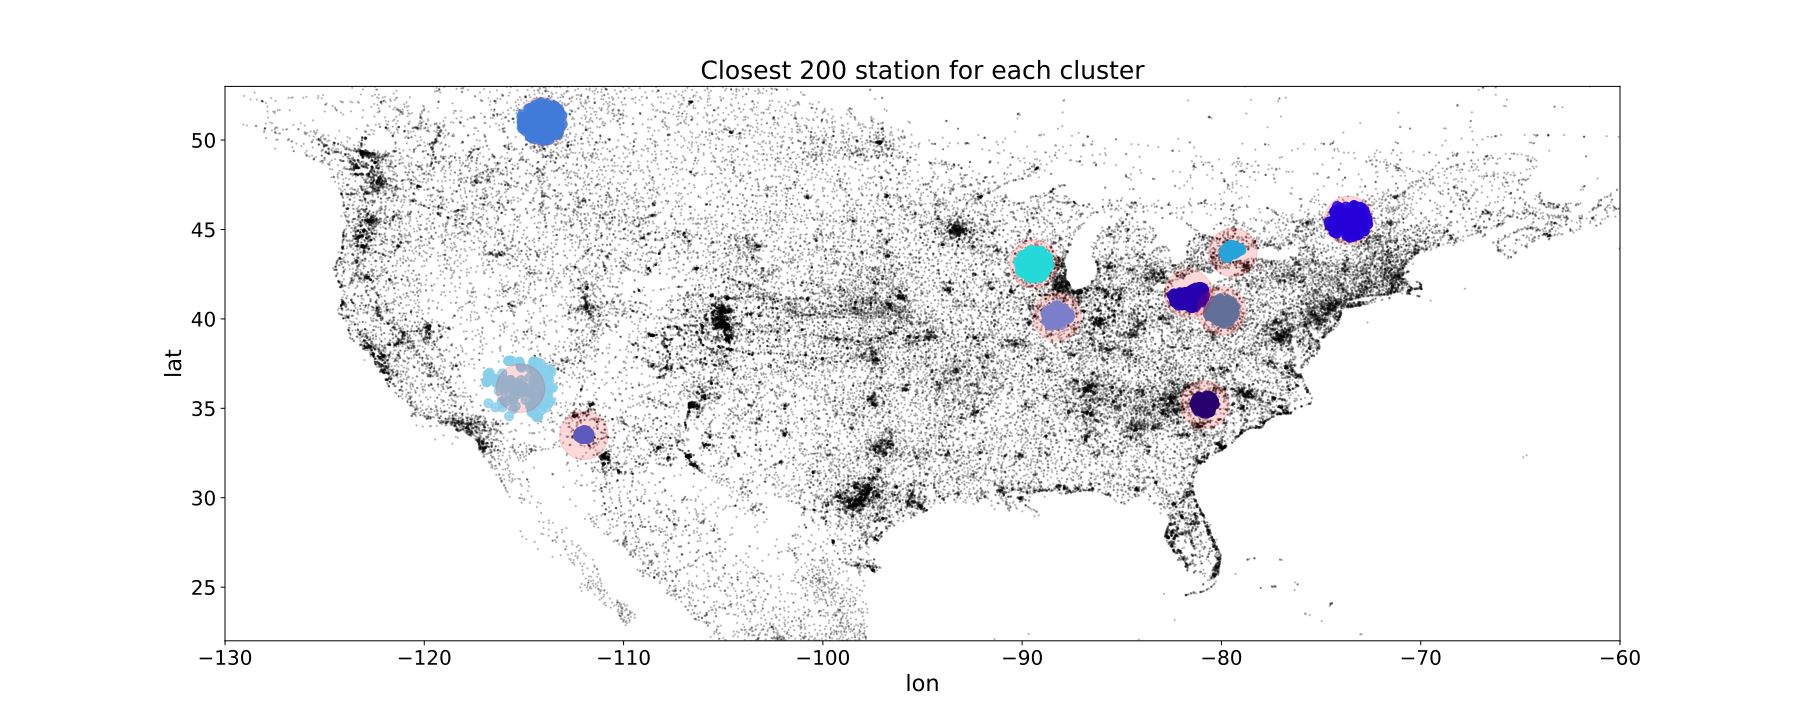

Generate this figure with Python:
import os
import sys
import pandas as pd
import numpy as np
import matplotlib.pyplot as plt

module_path = os.path.abspath(os.path.join('..'))
if module_path not in sys.path:
    sys.path.append(module_path)

from src.database_handler import DatabaseHandler  # wrong-import-position: ignore
from src.utils import timer  # wrong-import-position: ignore

# Default code for pretty graphs
# Generierung der Allgemeinen Größen für Beschriftung und Diagramme:


def define_plot_styles():
    ls_head = 20  # Überschrift
    ls_axis = 18  # x/y-Beschriftung
    ls_font = 16  # Schrif (zB .text)
    ls_label = 16  # Werte x/y-Achse
    ls_legend = 16  # Schriftgröße der Legende
    figsize = (20, 8)
    alphalegend = 0.9
    s_dpi = 300

    # Übergabe in ein Dict und anschließend aktualisieren der Parameter
    rc = {'figure.figsize': figsize,
          'legend.framealpha': alphalegend,
          'axes.labelsize': ls_axis, 'font.size': ls_font, 'legend.fontsize': ls_legend,
          'axes.titlesize': ls_head, 'xtick.labelsize': ls_label, 'ytick.labelsize': ls_label,
          'grid.color': 'k', 'grid.linestyle': '--',
          "savefig.dpi": s_dpi, "savefig.format": 'svg'}
    plt.rcParams.update(**rc)


define_plot_styles()
COLORS = [
    "deepskyblue",
    "skyblue",
    "steelblue",
    "dodgerblue",
    "royalblue",
    "cornflowerblue",
    "navy",
    "blue",
    "mediumblue",
    "aqua",
]


def calculate_distance(x, lon, lat):
    lon_s = x["lon"]
    lat_s = x["lat"]
    distance = np.sqrt(float((lon_s - lon)**2 + (lat_s - lat)**2))
    return distance


def calculate_quality(x):
    sqrt_days = x["sqrt_days"]
    distance = x["distance"]
    return sqrt_days / distance**2


class WeatherLinker:
    """Class to generate the quality of each station to the clustes

    Args:
        n_closest (int, optional): Number of closest station to get. Defaults to 100.
        n_best (int, optional): Number of ordered best station to get. Defaults to 5.
    """

    def __init__(self, n_closest: int = 100, n_best: int = 5):
        self.__handler = DatabaseHandler()
        self.__query = self.__handler.querry_database
        self.__insert_many = self.__handler.insert_many
        self.best_station_data = {}
        self.closest_station_data = {}
        self.weather_df = self.__get_weather_data()
        self.cluster_df = self.__get_cluster_data()
        self.station_df = self.__get_station_data()
        self.n_closest = n_closest
        self.n_best = n_best
        print("Ready to go!")

    def __get_weather_data(self) -> pd.DataFrame:
        sql = """select lat, lon, name, a.sid, days
                from stationdata as a inner join
                (select sid, count(*) as days from weather where date >= '2004-01-01' group by sid) as b
                on a.sid = b.sid"""
        col = ["lat", "lon", "name", "sid", "days"]
        data = self.__query(sql)
        df_data = pd.DataFrame(data, columns=col)
        df_data["sqrt_days"] = df_data["days"].apply(np.sqrt)
        return df_data

    def __get_cluster_data(self) -> pd.DataFrame:
        sql = "select clusterid, lon, lat, clustername from cluster"
        col = ["clusterid", "lon", "lat", "clustername"]
        data = self.__query(sql)
        return pd.DataFrame(data, columns=col)

    def __get_station_data(self) -> pd.DataFrame:
        sql = "select sid, lon, lat from stationdata"
        col = ["sid", "lon", "lat"]
        data = self.__query(sql)
        return pd.DataFrame(data, columns=col)

    @timer
    def generate_closest_stations(self):
        """Calculate the clostest n station based on n_closest"""
        print(f"Getting the closest {self.n_closest} station for each cluster for all stations")
        for _, row in self.cluster_df.iterrows():
            clusterid = row["clusterid"]
            agg_df = self.station_df.copy()
            agg_df["distance"] = agg_df.apply(calculate_distance, axis=1, args=(row["lon"], row["lat"]))
            result_df = agg_df.sort_values(by=['distance'], ascending=True).iloc[:self.n_closest].copy()
            self.closest_station_data[clusterid] = result_df

    @timer
    def generate_best_stations(self):
        """Calculate the n best station based on n_best"""
        print(f"Getting the best {self.n_best} weather station for each cluster")
        for _, row in self.cluster_df.iterrows():
            clusterid = row["clusterid"]
            agg_df = self.weather_df.copy()
            agg_df["distance"] = agg_df.apply(calculate_distance, axis=1, args=(row["lon"], row["lat"]))
            agg_df["quality"] = agg_df.apply(calculate_quality, axis=1)
            result_df = agg_df.sort_values(by=['quality'], ascending=False).iloc[:self.n_best].copy()
            self.best_station_data[clusterid] = result_df

    def generate_control_plot(self, figname: str = "best_station") -> plt.figure:
        """Generates and saves the control plot (plot of cluster and best station) to a file.

        Args:
            figname (str, optional): Name of the svg to save. Defaults to "closest_station".

        Returns:
            plt.figure: Plot Object
        """

        fig, axes = plt.subplots()
        self.weather_df[["lat", "lon"]].astype(float).plot.scatter(y='lat', x='lon', ax=axes, color="k", s=5)
        for color, (_, value) in zip(COLORS, self.best_station_data.items()):
            value[["lat", "lon"]].astype(float).plot.scatter(y='lat', x='lon', ax=axes,
                                                             s=value["days"] / 50, color=color, alpha=0.8)
        self.cluster_df[["lat", "lon"]].astype(float).plot.scatter(
            y='lat', x='lon', ax=axes, color="red", s=1500, alpha=0.15)
        axes.set_title(f"Best {self.n_best} station for each cluster")
        plt.savefig(f"{figname}.svg")
        return fig

    def generate_closest_station_plot(self, figname: str = "closest_station") -> plt.figure:
        """Generates a plot with the selected n closest station highlighted and all other also small shown

        Args:
            figname (str, optional): Name of the svg to save. Defaults to "closest_station".

        Returns:
            plt.figure: Plot Object
        """
        fig, axes = plt.subplots()
        self.station_df[["lat", "lon"]].astype(float).plot.scatter(y='lat', x='lon', ax=axes, color="k", s=1, alpha=0.2)
        for color, (_, value) in zip(COLORS, self.closest_station_data.items()):
            value[["lat", "lon"]].astype(float).plot.scatter(y='lat', x='lon', ax=axes, s=50, color=color, alpha=0.8)
        self.cluster_df[["lat", "lon"]].astype(float).plot.scatter(
            y='lat', x='lon', ax=axes, color="red", s=1500, alpha=0.15)
        axes.set_xlim([-130, -60])
        axes.set_ylim([22, 53])
        axes.set_title(f"Closest {self.n_closest} station for each cluster")
        plt.savefig(f"{figname}.svg")
        return fig
